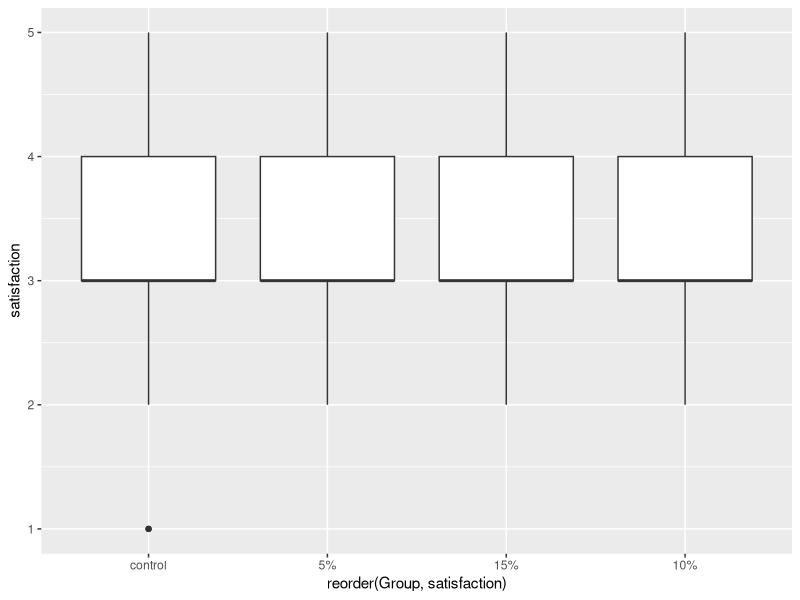
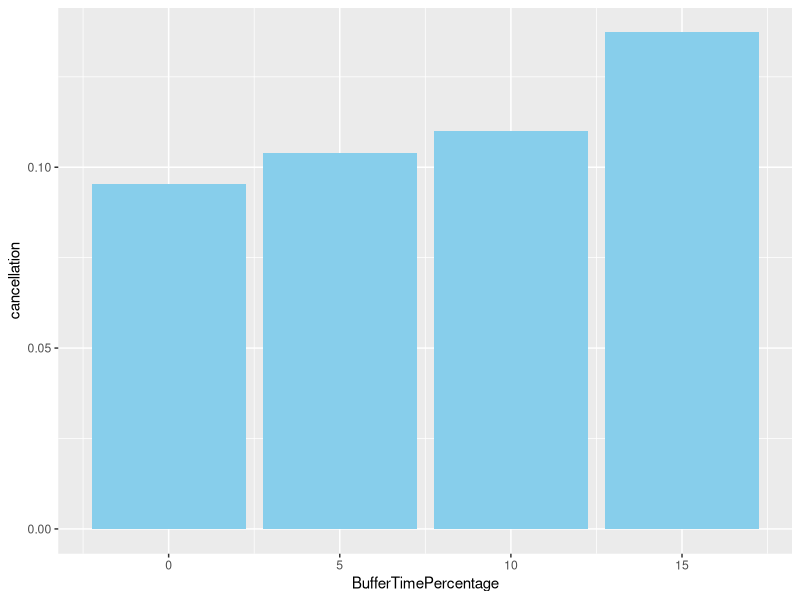
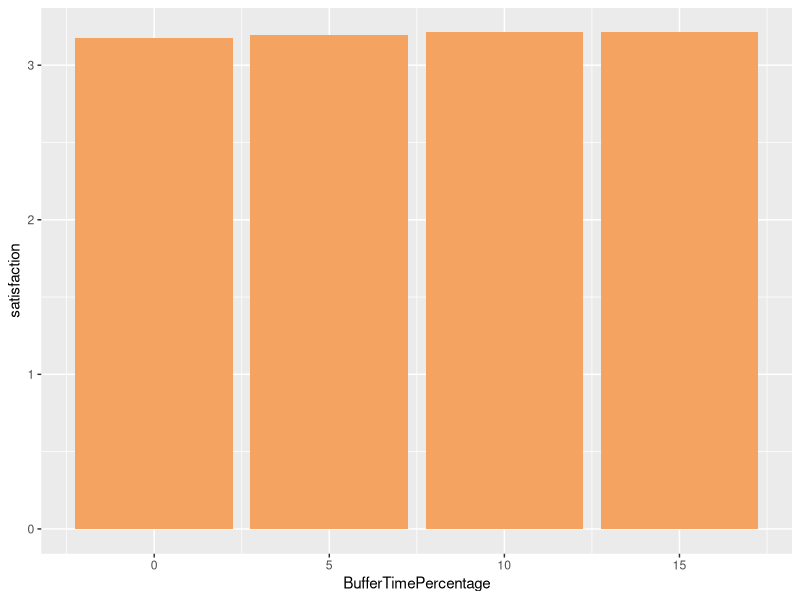
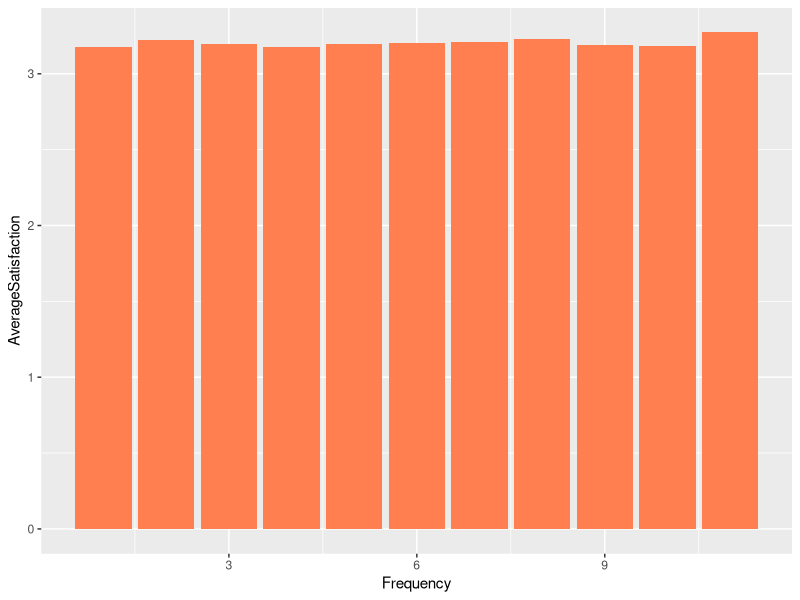
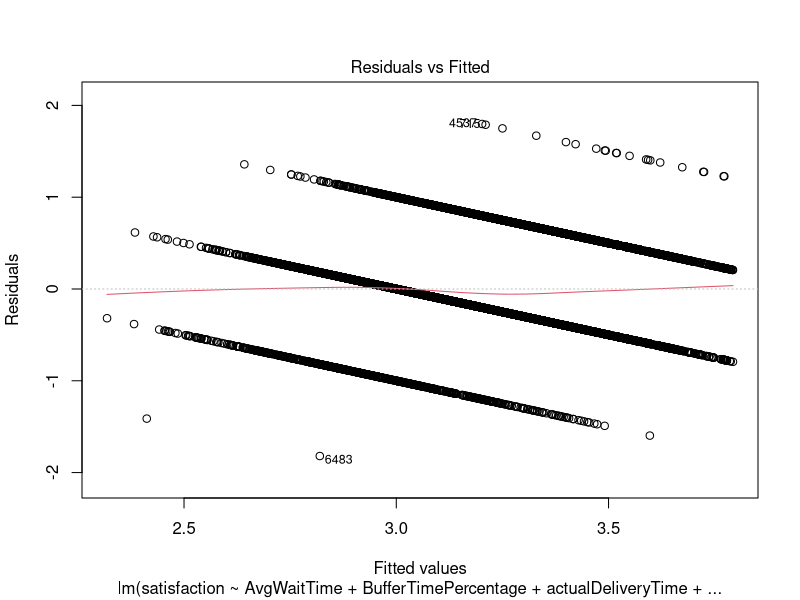
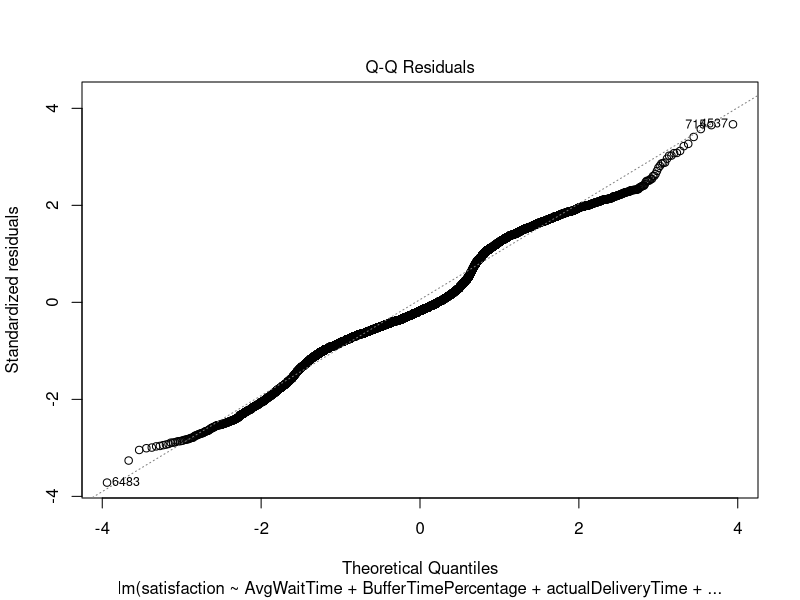
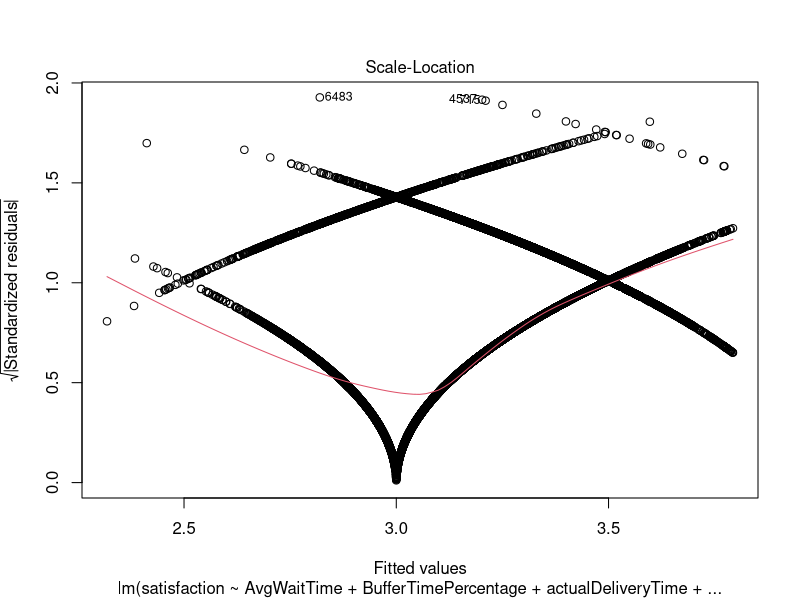
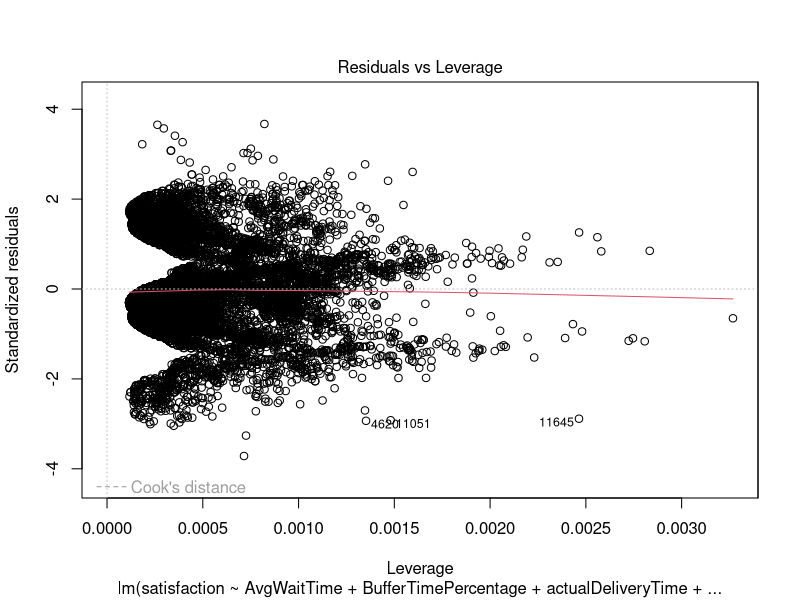

R code for these plots, in order:
## Main Script
#---> Combines '160 Project Code.R' and 'statistical_inference.R'

## Install packages if not already installed
# install.packages("dplyr")
# install.packages("ggplot2")
# install.packages("sampling")
# install.packages("lmtest")

library(dplyr)
library(ggplot2)
library(sampling)
library(lmtest)

project_data <- read.csv("synthetic_experiment_data_group_yakovlev.csv")

project_data$Group[project_data$Group=="control"] <- "0"
project_data$Group[project_data$Group=="treatment 1"] <- "1"
project_data$Group[project_data$Group=="treatment 2"] <- "2"
project_data$Group[project_data$Group=="treatment 3"] <- "3"

head(project_data)

project_data_str <- project_data %>% mutate(Group = case_when
                                            (Group == 0 ~ "control", Group == 1 ~ "5%", Group == 2 ~ "10%", Group == 3 ~ "15%"))
satisfaction_bytreatment <- ggplot(project_data_str, aes(x = reorder(Group, satisfaction), y = satisfaction)) + 
  geom_boxplot()
satisfaction_bytreatment
ggsave("satisfaction_boxplot.png", plot = satisfaction_bytreatment)

# 1. Bar plot comparing average cancellation to buffer times
#   Calculate average cancellation rate for each buffer time
avg_cancel_buffer <- aggregate(cancellation ~ BufferTimePercentage, data = project_data, FUN = mean)

ggplot(data = avg_cancel_buffer, aes(x = BufferTimePercentage, y = cancellation)) +
  geom_bar(stat = "identity", fill = "skyblue")

# 2. Avg satisfaction between buffer groups
#   Calculate average satisfaction rate for each buffer time
avg_satisfaction_buffer <- aggregate(satisfaction ~ BufferTimePercentage, data = project_data, FUN = mean)

ggplot(data = avg_satisfaction_buffer, aes(x = BufferTimePercentage, y = satisfaction)) +
  geom_bar(stat = "identity", fill = "sandybrown")

# 3. Barplot showing customer's frequency and satisfaction
# Returns new dataframe grouped by customerID, calculates frequency of each customer
customer_frequency <- project_data %>%
  group_by(customerID) %>%
  summarise(Frequency = n())

# Returns new dataframe where each customerID from customer_frequency has information from original data frame
customer_data <- inner_join(customer_frequency, project_data, by = "customerID")

average_satisfaction <- customer_data %>%
  group_by(Frequency) %>%
  summarise(AverageSatisfaction = mean(satisfaction))

ggplot(data = average_satisfaction, aes(x = Frequency, y = AverageSatisfaction)) +
  geom_bar(stat = "identity", fill = "coral")


# Statistical Inference

# same as project_data above though treatment values have been renamed, so to not effect the code below, refer to df
df <- read.csv("synthetic_experiment_data_group_yakovlev.csv")

## Anova

#### Since we're trying to understand how wait time affects customer satisfaction,
#### we'll conduct an ANOVA test to examine differences in customer satisfaction
#### among the control group and treatment groups

anova_result <- aov(satisfaction ~ Group, data = df)
summary(anova_result)

p_value <- summary(anova_result)[[1]]$"Pr(>F)"[1]
p_value

#### As shown above, the results indicate a statistically significant difference (in menas) overall.
#### However, it's essential to further investigate if customer ratings differ significantly
#### between all possible combinations of the treatment groups given.

## Tukey's HSD (Honestly Significant Difference) test 
## https://personal.utdallas.edu/~herve/abdi-HSD2010-pretty.pdf

tukey_result <- TukeyHSD(anova_result)

# Extract mean differences, p-values, lower bounds, and upper bounds
tukey_df <- data.frame(
  mean_diff = tukey_result$`Group`[, "diff"],
  p_value = tukey_result$`Group`[, "p adj"],
  lower_bound = tukey_result$`Group`[, "lwr"],
  upper_bound = tukey_result$`Group`[, "upr"]
)

tukey_df$stat_sig <- ifelse(tukey_df$p_value < 0.05, "Yes", "No")

#### From the results of Tukey's HSD test, we can conclude that treatments applied in groups 2 and 3 have led to 
#### statistically significant improvements in customer satisfaction compared to the control group. However, there 
#### are no significant differences in satisfaction levels between treatment groups themselves. This suggests that 
#### while the specific treatments in groups 2 and 3 are effective in enhancing customer satisfaction, they are 
#### similarly effective and don't show a significant advantage over each other. To understand which factors contribute
#### to customer satisfaction, we'll use linear regression. 

## Linear Regression

lm_model <- lm(satisfaction ~ AvgWaitTime + BufferTimePercentage + actualDeliveryTime + expectedDeliveryTime + cancellation, data = df)
summary(lm_model)

# Linear regression DF 
lm_coefficients <- summary(lm_model)$coefficients

lm_summary <- data.frame(
  estimate = lm_coefficients[, 1],
  std.Error = lm_coefficients[, 2],
  t_value = lm_coefficients[, 3],
  p_value = lm_coefficients[, 4]
)

lm_summary$sig_lvl <- ifelse(lm_summary$p_value < 0.05, "p < 0.05", ifelse(lm_summary$p_value < 0.1, "0.05 ≤ p < 0.1", ifelse(lm_summary$p_value < 0.5, "0.1 ≤ p < 0.5", "p ≥ 0.5")))

lm_summary

plot(lm_model)

#----> Results
#### As seen above, longer actual delivery times significantly reduce customer satisfaction (β = -0.0387, p < 0.001), 
#### indicating that for every additional minute of delivery time, customer satisfaction decreases by approximately 
#### 0.0387 units on average. Conversely, meeting or surpassing expected delivery times positively influences 
#### satisfaction (β = 0.0150, p = 0.0359), with every additional minute of expected delivery time associated with 
#### an increase in satisfaction by about 0.0150 units on average.
#### However, neither the average wait time nor buffer time demonstrate a statistically significant association with 
#### satisfaction. This suggests that variations in the average expected wait time per restaurant and artificially 
#### increasing the wait time do not significantly impact satisfaction levels. Similarly, order cancellations don't 
#### significantly influence satisfaction.
#----> Conclusion
#### In summary, while longer actual delivery times negatively affect satisfaction and meeting or 
#### exceeding expected delivery times positively impacts it, average wait time, buffer time, and order cancellations 
#### don't significantly influence satisfaction levels. 
#----> Recommendations
#### Therefore, optimizing actual delivery times to align with 
#### or surpass expected times is crucial for enhancing customer satisfaction in DoorDash's service model.

## Visualizations

tukey_df$stat_sig <- factor(tukey_df$stat_sig, levels = c("Yes", "No"))

tukey_plot <- ggplot(tukey_df, aes(x = c("T1 - C", "T2 - C", "T3 - C",
                                         "T2 - T1", "T3 - T1", "T3 - T2"), y = mean_diff, color = stat_sig)) +
  geom_point(size = 3, position = position_dodge(width = 0.9)) +
  geom_errorbar(aes(ymin = lower_bound, ymax = upper_bound),
                width = 0.2, position = position_dodge(width = 0.9)) +
  geom_hline(yintercept = 0, linetype = "dashed") +
  labs(title = "Tukey's HSD: Mean Difference and 95% CI",
       subtitle = "Satisfaction Scores",
       y = "Mean Difference",
       x = "Comparison",
       color = "Statistical Significance") +
  scale_color_manual(values = c("#2ca02c", "#d62728"), labels = c("Yes", "No")) +
  theme_minimal() +
  theme(axis.text.x = element_text(angle = 45, hjust = 1))

tukey_plot

ggsave("tukey_plot.png", plot = tukey_plot)


#### The wider confidence intervals observed in some pairwise comparisons reflect uncertainty in estimating 
#### the mean differences between treatment groups. In our study, this uncertainty stems from variations in 
#### treatment effects across different groups of customers and their responses to the treatments. These 
#### wider intervals suggest that while there may be noticeable differences in customer satisfaction between 
#### certain treatment pairs, the exact magnitude of these differences is less precisely estimated due to factors 
#### such as sample variability (variation in the sampled data) or 
#### heterogeneous treatment effects (differences in how treatments affect different customer groups).
